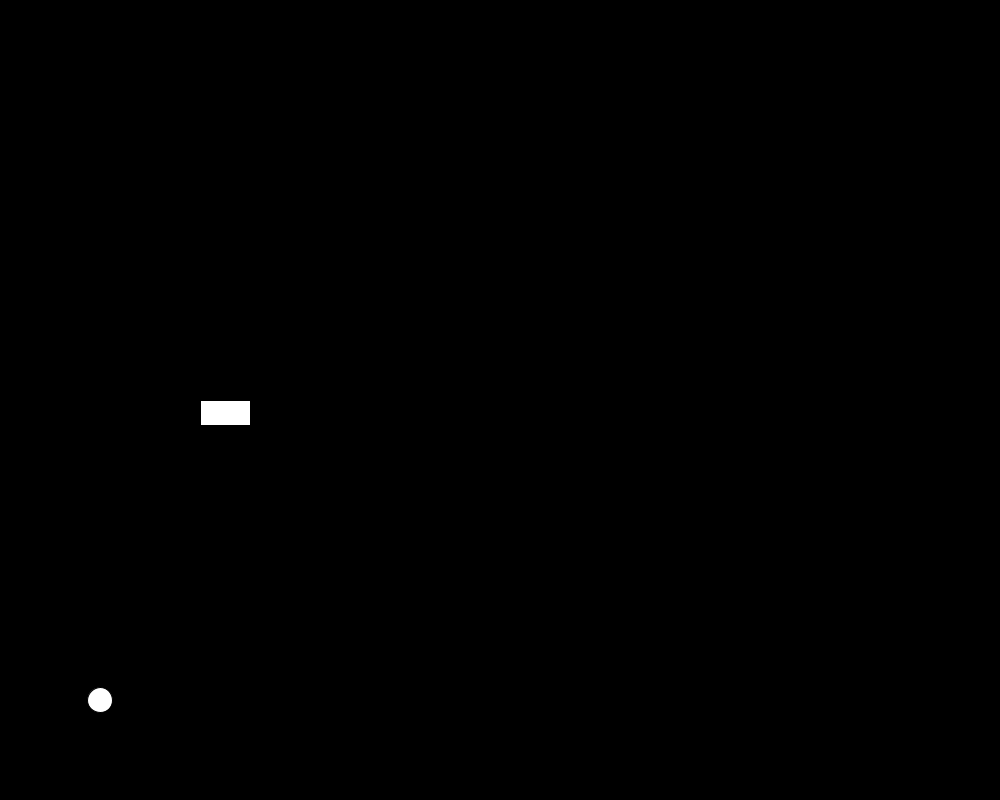
Frame 1 (no input)
Frame 60 (the mouse pressed at the canvas centre just before this capture): identical to frame 1, image omitted
Frame 120 (the mouse held since frame 60 and released just before this capture): identical to frame 1, image omitted

The Processing sketch that drew this single still picture (run headless with seeded random() and noise(); from frame 60 on, the mouse is pressed at the canvas centre):

// Processing sketch: sketch_Ejercicio17
// ── sketch_Ejercicio17.pde
float x1=100, y1=700, x2=200, y2=400;

void setup() {
  size(1000, 800);
}

void draw() {
  float catetoA = x2 - x1;
  float catetoB = y2 - y1;
  float distancia = sqrt(pow(catetoA, 2) + pow(catetoB, 2));
  println(distancia);
  background(0);
  circle(x1, y1, 25);
  rect(x2, y2, 50, 25);
}

void mouseMoved(){
  x1=mouseX;
  y1=mouseY;
}
